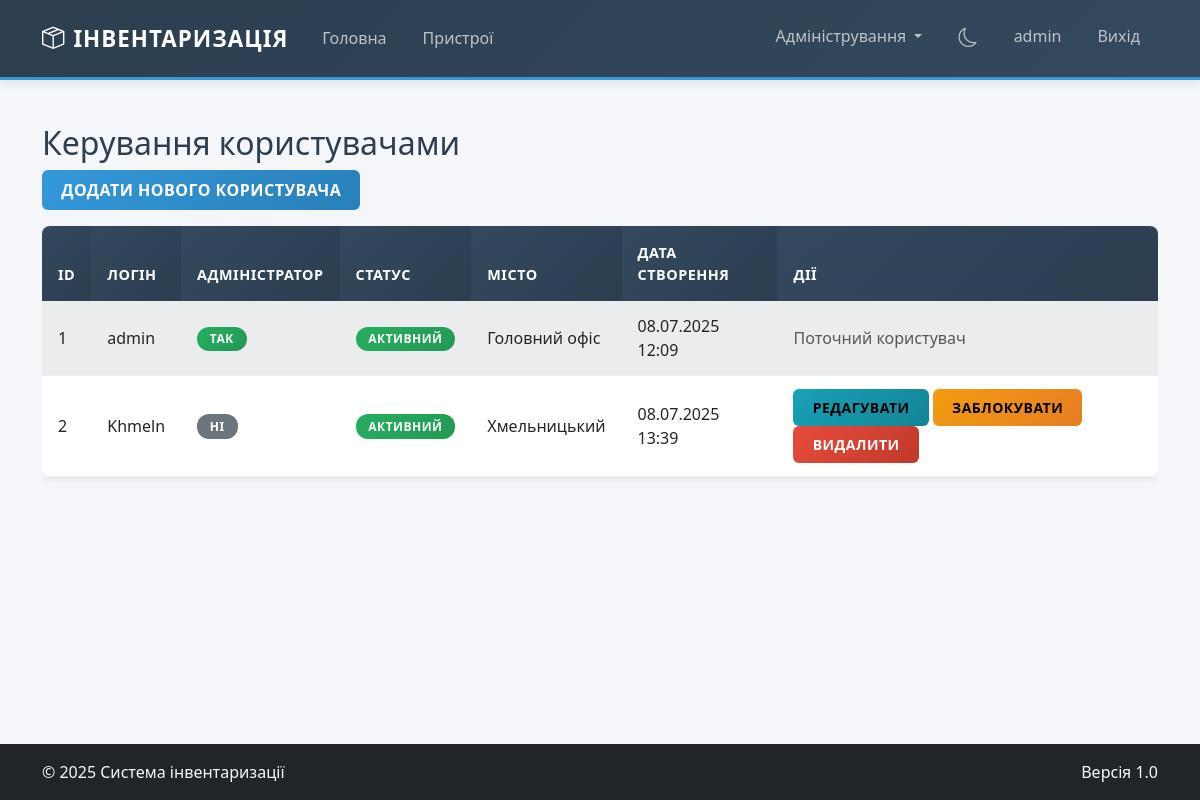
The app's page /admin/users (signed in) with its own data.
### models.py (models this page shows)
class User(UserMixin, db.Model):
    id = db.Column(db.Integer, primary_key=True)
    username = db.Column(db.String(80), unique=True, nullable=False)
    password_hash = db.Column(db.String(255), nullable=False)
    is_admin = db.Column(db.Boolean, default=False)
    is_active = db.Column(db.Boolean, default=True)
    city_id = db.Column(db.Integer, db.ForeignKey('city.id'), nullable=False)
    created_at = db.Column(db.DateTime, default=datetime.utcnow)
    last_login = db.Column(db.DateTime)
    activities = db.relationship('UserActivity', backref='user', lazy=True)
    device_histories = db.relationship('DeviceHistory', backref='user', lazy=True)

class City(db.Model):
    id = db.Column(db.Integer, primary_key=True)
    name = db.Column(db.String(100), nullable=False, unique=True)
    created_at = db.Column(db.DateTime, default=datetime.utcnow)
    users = db.relationship('User', backref='city', lazy=True)
    devices = db.relationship('Device', backref='city', lazy=True)

### blueprints/admin.py (the view)
@admin_bp.route('/users')
@login_required
@admin_required
def admin_users():
    users = User.query.all()
    return render_template('admin/users.html', users=users)

### app.py (called while the page is built)
@login_manager.user_loader
def load_user(user_id):
    return User.query.get(int(user_id))

### utils.py (called while the page is built)
def admin_required(f):
    @wraps(f)
    def decorated_function(*args, **kwargs):
        if not current_user.is_authenticated or not current_user.is_admin:
            abort(403)
        return f(*args, **kwargs)
    return decorated_function

### templates/admin/users.html
{% extends "base.html" %}
{% block content %}
<h2>Керування користувачами</h2>
<a href="{{ url_for('admin.admin_add_user') }}" class="btn btn-primary mb-3">Додати нового користувача</a>
<div class="table-responsive">
    <table class="table table-striped">
        <thead>
            <tr>
                <th>ID</th>
                <th>Логін</th>
                <th>Адміністратор</th>
                <th>Статус</th>
                <th>Місто</th>
                <th>Дата створення</th>
                <th>Дії</th>
            </tr>
        </thead>
        <tbody>
            {% for user in users %}
            <tr>
                <td>{{ user.id }}</td>
                <td>{{ user.username }}</td>
                <td>{% if user.is_admin %}<span class="badge bg-success">Так</span>{% else %}<span class="badge bg-secondary">Ні</span>{% endif %}</td>
                <td>{% if user.is_active %}<span class="badge bg-success">Активний</span>{% else %}<span class="badge bg-danger">Заблокований</span>{% endif %}</td>
                <td>{{ user.city.name if user.city else 'Не визначено' }}</td>
                <td>{{ user.created_at.strftime('%d.%m.%Y %H:%M') }}</td>
                <td>
                    {% if user.id != current_user.id %}
                    <a href="{{ url_for('admin.admin_edit_user', user_id=user.id) }}" class="btn btn-sm btn-info">Редагувати</a>
                    <a href="{{ url_for('admin.admin_toggle_user', user_id=user.id) }}" class="btn btn-sm {% if user.is_active %}btn-warning{% else %}btn-success{% endif %}">
                        {% if user.is_active %}Заблокувати{% else %}Розблокувати{% endif %}
                    </a>
                    <form method="POST" action="{{ url_for('admin.admin_delete_user', user_id=user.id) }}" class="d-inline" onsubmit="return confirm('Ви впевнені, що хочете видалити цього користувача?');">
                        <button type="submit" class="btn btn-sm btn-danger">Видалити</button>
                    </form>
                    {% else %}
                    <span class="text-muted">Поточний користувач</span>
                    {% endif %}
                </td>
            </tr>
            {% endfor %}
        </tbody>
    </table>
</div>
{% endblock %}

### templates/base.html (shortened to what this page needs)
<!DOCTYPE html>
<html lang="uk" data-bs-theme="{{ request.cookies.get('theme', 'light') }}">
<head>
    <link href="https://cdn.jsdelivr.net/npm/bootstrap@5.3.0/dist/css/bootstrap.min.css" rel="stylesheet">
    <link rel="stylesheet" href="https://cdn.jsdelivr.net/npm/bootstrap-icons@1.11.0/font/bootstrap-icons.css">
</head>
<body>
    <header>
        <nav class="navbar navbar-expand-lg navbar-dark bg-dark mb-4">
            <div class="container">
                <a class="navbar-brand" href="{{ url_for('index') }}">
                    <i class="bi bi-box-seam me-2"></i>Інвентаризація
                </a>
                <div class="collapse navbar-collapse" id="navbarNav">
                    <ul class="navbar-nav me-auto">
                        <li class="nav-item">
                            <a class="nav-link" href="{{ url_for('index') }}">Головна</a>
                        </li>
                        {% if current_user.is_authenticated %}
                        <li class="nav-item">
                            <a class="nav-link" href="{{ url_for('devices.devices') }}">Пристрої</a>
                        </li>
                        {% endif %}
                    </ul>
                    <ul class="navbar-nav ms-auto">
                        {% if current_user.is_authenticated %}
                            {% if current_user.is_admin %}
                            <li class="nav-item dropdown">
                                <a class="nav-link dropdown-toggle" href="#" id="adminDropdown" role="button" data-bs-toggle="dropdown" aria-expanded="false">
                                    Адміністрування
                                </a>
                            </li>
                            {% endif %}
                            <li class="nav-item">
                                <a class="nav-link" href="{{ url_for('toggle_theme') }}">
                                    {% if request.cookies.get('theme') == 'dark' %}
                                        <i class="bi bi-sun navbar-theme-icon"></i>
                                    {% else %}
                                        <i class="bi bi-moon navbar-theme-icon"></i>
                                    {% endif %}
                                </a>
                            </li>
                            <li class="nav-item">
                                <a class="nav-link" href="#">{{ current_user.username }}</a>
                            </li>
                            <li class="nav-item">
                                <a class="nav-link" href="{{ url_for('auth.logout') }}">Вихід</a>
                            </li>
                        {% endif %}
                    </ul>
                </div>
            </div>
        </nav>
    </header>
    <main class="container mb-4">
        {% block content %}{% endblock %}
    </main>
    <footer class="bg-dark text-light py-3 mt-auto">
        <div class="container">
            <div class="row">
                <div class="col-md-6">
                    <p class="mb-0">&copy; 2025 Система інвентаризації</p>
                </div>
                <div class="col-md-6 text-md-end">
                    <p class="mb-0">Версія 1.0</p>
                </div>
            </div>
        </div>
    </footer>
</body>
</html>

### templates/base.html (style rules this page uses)
body { min-height: 100vh; display: flex; flex-direction: column; background-color: #f5f6fa; font-family: 'Segoe UI', Tahoma, Geneva, Verdana, sans-serif; color: #2c3e50; }
main { flex: 1; padding: 20px 0; }
.navbar { background: linear-gradient(135deg, #2c3e50 0%, #34495e 100%) !important; border-bottom: 3px solid #3498db; box-shadow: 0 2px 10px rgba(0,0,0,0.1); padding: 1rem 0; }
.navbar-brand { font-weight: 700; color: #ffffff !important; font-size: 1.4rem; text-transform: uppercase; letter-spacing: 1px; }
.nav-link { color: #bdc3c7 !important; font-weight: 500; transition: all 0.3s ease; padding: 0.5rem 1rem !important; border-radius: 4px; margin: 0 2px; }
.navbar-theme-icon { font-size: 1.2rem; cursor: pointer; color: #bdc3c7; transition: color 0.3s ease; }
.btn { border-radius: 6px; font-weight: 600; text-transform: uppercase; letter-spacing: 0.5px; transition: all 0.3s ease; border: none; padding: 0.5rem 1.2rem; }
.btn-primary { background: linear-gradient(135deg, #3498db 0%, #2980b9 100%); }
.btn-warning { background: linear-gradient(135deg, #f39c12 0%, #e67e22 100%); }
.btn-danger { background: linear-gradient(135deg, #e74c3c 0%, #c0392b 100%); }
.btn-info { background: linear-gradient(135deg, #17a2b8 0%, #138496 100%); }
.table { background-color: #ffffff; border-radius: 8px; overflow: hidden; box-shadow: 0 2px 8px rgba(0,0,0,0.08); }
.table th { background: linear-gradient(135deg, #34495e 0%, #2c3e50 100%); color: #ffffff; border: none; font-weight: 600; text-transform: uppercase; letter-spacing: 0.5px; padding: 1rem; font-size: 0.9rem; }
.table td { padding: 0.8rem 1rem; border-bottom: 1px solid #ecf0f1; vertical-align: middle; }
.table-striped > tbody > tr:nth-of-type(odd) > td { background-color: #f8f9fa; }
.badge { border-radius: 12px; font-weight: 600; text-transform: uppercase; letter-spacing: 0.5px; padding: 0.4rem 0.8rem; }
.badge.bg-success { background: linear-gradient(135deg, #27ae60, #229954) !important; }

### records on screen
User: username "admin", id "1", is_admin "ТАК", is_active "АКТИВНИЙ", city "Головний офіс", created_at "08.07.2025 12:09", shows "Поточний користувач"
User: id "2", username "Khmeln", is_admin "НІ", is_active "АКТИВНИЙ", city "Хмельницький", created_at "08.07.2025 13:39"
